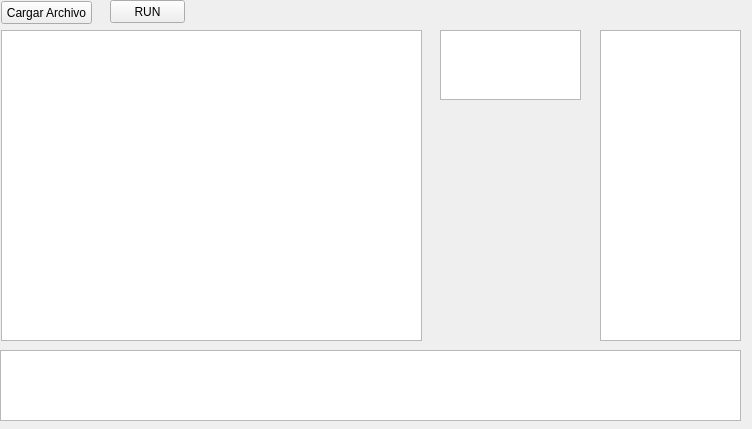
<?xml version="1.0" encoding="UTF-8"?>
<ui version="4.0">
 <class>Widget</class>
 <widget class="QWidget" name="Widget">
  <property name="geometry">
   <rect>
    <x>0</x>
    <y>0</y>
    <width>752</width>
    <height>429</height>
   </rect>
  </property>
  <property name="font">
   <font>
    <family>Tahoma</family>
    <pointsize>9</pointsize>
   </font>
  </property>
  <property name="windowTitle">
   <string>Widget</string>
  </property>
  <widget class="QPushButton" name="pushButton">
   <property name="geometry">
    <rect>
     <x>1</x>
     <y>1</y>
     <width>91</width>
     <height>23</height>
    </rect>
   </property>
   <property name="text">
    <string>Cargar Archivo</string>
   </property>
  </widget>
  <widget class="QPlainTextEdit" name="tpCodigo">
   <property name="geometry">
    <rect>
     <x>1</x>
     <y>30</y>
     <width>421</width>
     <height>311</height>
    </rect>
   </property>
   <property name="font">
    <font>
     <pointsize>12</pointsize>
    </font>
   </property>
   <property name="tabletTracking">
    <bool>false</bool>
   </property>
   <property name="horizontalScrollBarPolicy">
    <enum>Qt::ScrollBarAsNeeded</enum>
   </property>
   <property name="sizeAdjustPolicy">
    <enum>QAbstractScrollArea::AdjustToContents</enum>
   </property>
   <property name="plainText">
    <string/>
   </property>
  </widget>
  <widget class="QPlainTextEdit" name="ptTokens">
   <property name="geometry">
    <rect>
     <x>600</x>
     <y>30</y>
     <width>141</width>
     <height>311</height>
    </rect>
   </property>
  </widget>
  <widget class="QPlainTextEdit" name="ptTokensError">
   <property name="geometry">
    <rect>
     <x>0</x>
     <y>350</y>
     <width>741</width>
     <height>71</height>
    </rect>
   </property>
  </widget>
  <widget class="QPushButton" name="btnRun">
   <property name="geometry">
    <rect>
     <x>110</x>
     <y>0</y>
     <width>75</width>
     <height>23</height>
    </rect>
   </property>
   <property name="text">
    <string>RUN</string>
   </property>
  </widget>
  <widget class="QPlainTextEdit" name="ptTemporal">
   <property name="geometry">
    <rect>
     <x>440</x>
     <y>30</y>
     <width>141</width>
     <height>70</height>
    </rect>
   </property>
  </widget>
 </widget>
 <resources/>
 <connections/>
</ui>
